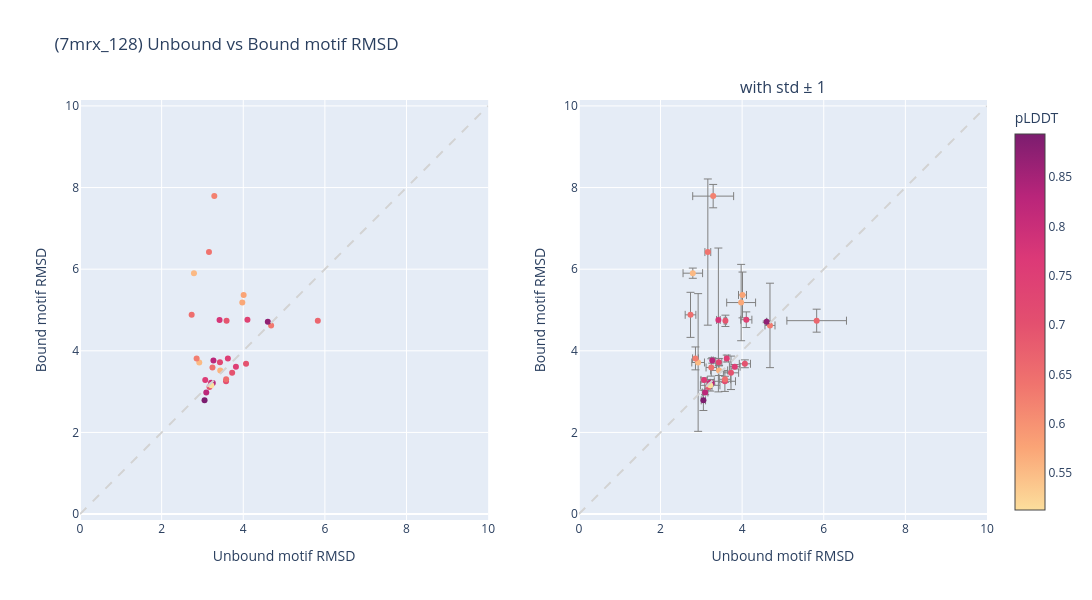
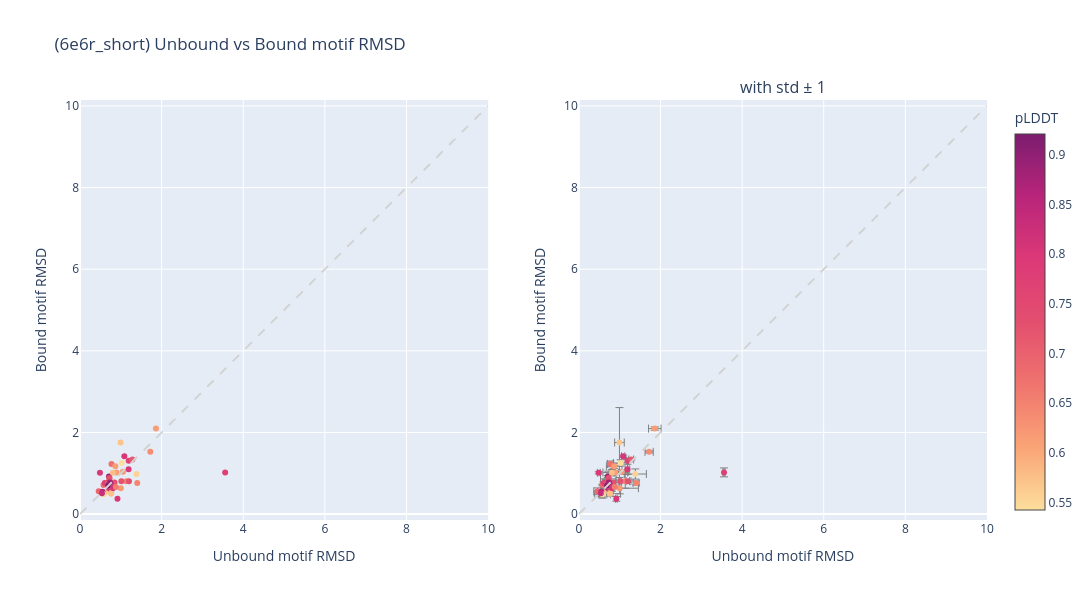
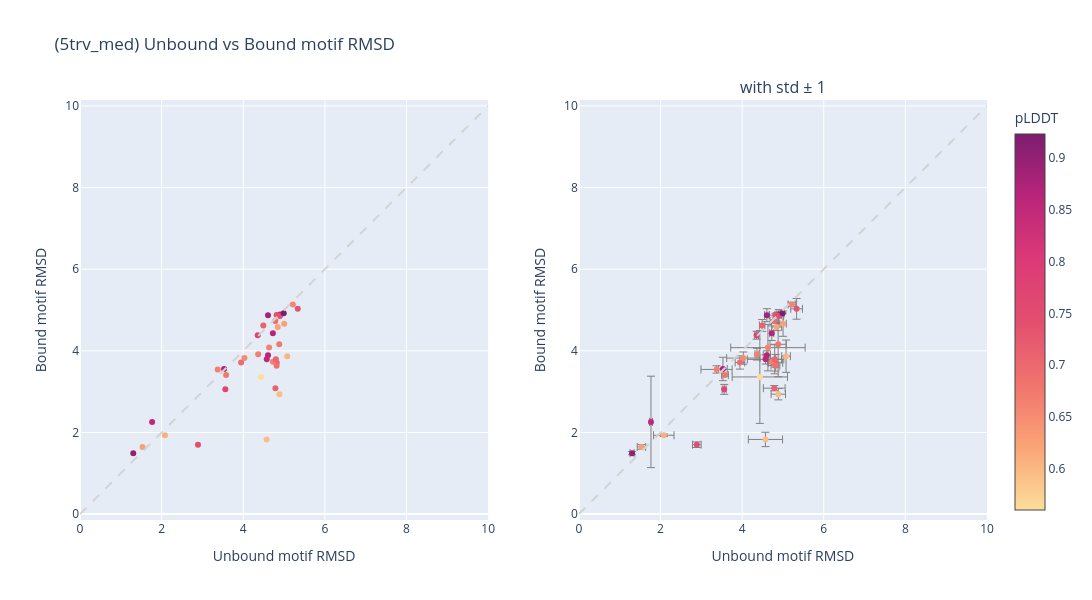
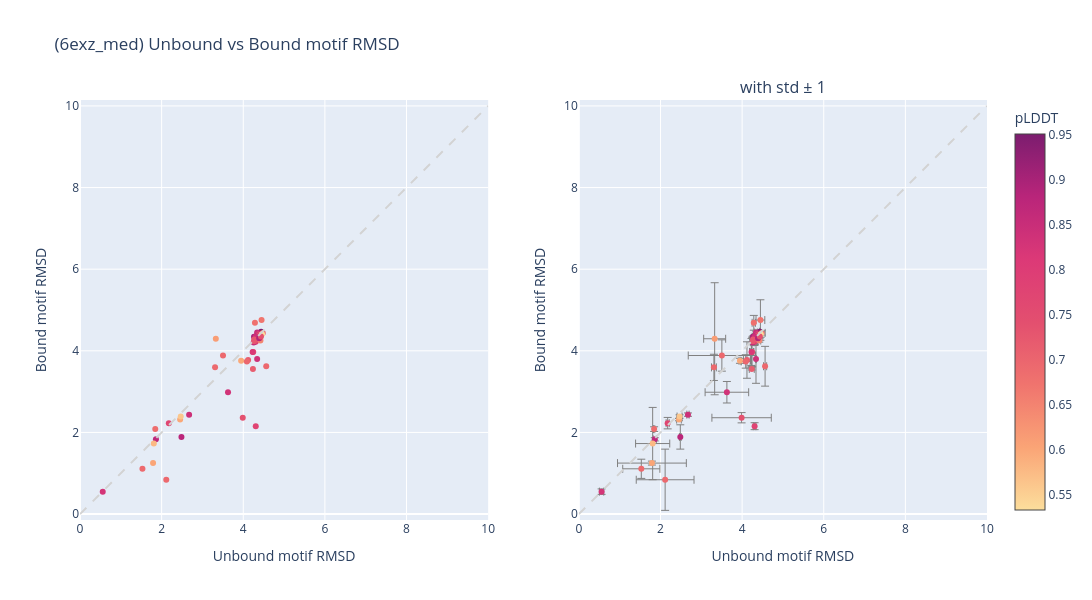

Notebook cell for these charts, in order:
### Markdown cell above
### plot all

### Code cell
for motif in os.listdir(out_dir):
    motif_out_dir = os.path.join(out_dir,motif)
    motif_pdb = f"/data/cb/mihirb14/projects/BoltzDesign1/motifs/{motif}.pdb"
    full, agg = motif_results(motif_out_dir, motif_pdb)
    
    plot_scatter_motifrmsd(agg, motif).show()

### Figure 1 — Plotly figure (JSON) as saved in the notebook; plotly's stock layout.template omitted (floating-point values rounded to 4 significant figures)
{"data": [{"marker": {"color": [0.6227, 0.7586, 0.6907, 0.6328, 0.7264, 0.697, 0.8731, 0.7088, 0.7501, 0.8253, 0.7373, 0.5769, 0.693, 0.8035, 0.6419, 0.5721, 0.553, 0.8328, 0.8937, 0.5589, 0.6478, 0.5128, 0.6492, 0.5524, 0.7527, 0.6963, 0.8258, 0.6262, 0.6493, 0.7774, 0.6635], "colorbar": {"title": {"text": "pLDDT"}}, "colorscale": [[0, "rgb(252, 222, 156)"], [0.1667, "rgb(250, 164, 118)"], [0.3333, "rgb(240, 116, 110)"], [0.5, "rgb(227, 79, 111)"], [0.6667, "rgb(220, 57, 119)"], [0.8333, "rgb(185, 37, 122)"], [1, "rgb(124, 29, 111)"]], "showscale": true}, "mode": "markers", "name": "Designs", "text": ["design0", "design1", "design10", "design11", "design12", "design13", "design14", "design15", "design16", "design17", "design18", "design19", "design2", "design20", "design21", "design22", "design23", "design24", "design25", "design26", "design27", "design28", "design29", "design3", "design30", "design4", "design5", "design6", "design7", "design8", "design9"], "type": "scatter", "x": [3.291, 3.068, 3.173, 4.683, 3.429, 3.728, 4.601, 3.578, 3.623, 3.094, 4.102, 4.01, 3.591, 3.212, 3.16, 3.976, 2.792, 3.254, 3.051, 3.436, 3.245, 3.218, 2.736, 2.922, 3.82, 4.068, 3.269, 2.857, 3.581, 3.419, 5.827], "xaxis": "x", "y": [7.79, 3.287, 3.116, 4.622, 3.722, 3.461, 4.709, 3.254, 3.811, 2.979, 4.762, 5.369, 4.735, 3.215, 6.419, 5.182, 5.902, 3.212, 2.787, 3.52, 3.592, 3.155, 4.881, 3.714, 3.611, 3.682, 3.764, 3.814, 3.303, 4.756, 4.739], "yaxis": "y"}, {"error_x": {"array": [0.5013, 0.07648, 0.0884, 0.1228, 0.07362, 0.1866, 0.005772, 0.2597, 0.04389, 0.0681, 0.1371, 0.09784, 0.02966, 0.02028, 0.07153, 0.3539, 0.2395, 0.0336, 0.05288, 0.2095, 0.1285, 0.2389, 0.1306, 0.1554, 0.1309, 0.1368, 0.02171, 0.07032, 0.1389, 0.04406, 0.7301], "color": "gray", "thickness": 1}, "error_y": {"array": [0.2864, 0.05069, 0.03836, 1.034, 0.09102, 0.4098, 0.01953, 0.2494, 0.08464, 0.05302, 0.1914, 0.5614, 0.1384, 0.02509, 1.791, 0.9352, 0.1252, 0.02852, 0.2488, 0.1246, 0.2125, 0.141, 0.5523, 1.687, 0.05339, 0.09632, 0.06676, 0.2806, 0.07386, 1.762, 0.2814], "color": "gray", "thickness": 1}, "marker": {"color": [0.6227, 0.7586, 0.6907, 0.6328, 0.7264, 0.697, 0.8731, 0.7088, 0.7501, 0.8253, 0.7373, 0.5769, 0.693, 0.8035, 0.6419, 0.5721, 0.553, 0.8328, 0.8937, 0.5589, 0.6478, 0.5128, 0.6492, 0.5524, 0.7527, 0.6963, 0.8258, 0.6262, 0.6493, 0.7774, 0.6635], "colorscale": [[0, "rgb(252, 222, 156)"], [0.1667, "rgb(250, 164, 118)"], [0.3333, "rgb(240, 116, 110)"], [0.5, "rgb(227, 79, 111)"], [0.6667, "rgb(220, 57, 119)"], [0.8333, "rgb(185, 37, 122)"], [1, "rgb(124, 29, 111)"]], "showscale": false}, "mode": "markers", "name": "Designs (err)", "text": ["design0", "design1", "design10", "design11", "design12", "design13", "design14", "design15", "design16", "design17", "design18", "design19", "design2", "design20", "design21", "design22", "design23", "design24", "design25", "design26", "design27", "design28", "design29", "design3", "design30", "design4", "design5", "design6", "design7", "design8", "design9"], "type": "scatter", "x": [3.291, 3.068, 3.173, 4.683, 3.429, 3.728, 4.601, 3.578, 3.623, 3.094, 4.102, 4.01, 3.591, 3.212, 3.16, 3.976, 2.792, 3.254, 3.051, 3.436, 3.245, 3.218, 2.736, 2.922, 3.82, 4.068, 3.269, 2.857, 3.581, 3.419, 5.827], "xaxis": "x2", "y": [7.79, 3.287, 3.116, 4.622, 3.722, 3.461, 4.709, 3.254, 3.811, 2.979, 4.762, 5.369, 4.735, 3.215, 6.419, 5.182, 5.902, 3.212, 2.787, 3.52, 3.592, 3.155, 4.881, 3.714, 3.611, 3.682, 3.764, 3.814, 3.303, 4.756, 4.739], "yaxis": "y2"}], "layout": {"annotations": [{"font": {"size": 16}, "showarrow": false, "text": "with std ± 1", "x": 0.775, "xanchor": "center", "xref": "paper", "y": 1, "yanchor": "bottom", "yref": "paper"}], "height": 600, "shapes": [{"line": {"color": "lightgray", "dash": "dash"}, "type": "line", "x0": 0, "x1": 10, "xref": "x", "y0": 0, "y1": 10, "yref": "y"}, {"line": {"color": "lightgray", "dash": "dash"}, "type": "line", "x0": 0, "x1": 10, "xref": "x2", "y0": 0, "y1": 10, "yref": "y2"}], "showlegend": false, "title": {"text": "(7mrx_128) Unbound vs Bound motif RMSD"}, "width": 1200, "xaxis": {"anchor": "y", "domain": [0, 0.45], "range": [0, 10], "title": {"text": "Unbound motif RMSD"}}, "xaxis2": {"anchor": "y2", "domain": [0.55, 1], "range": [0, 10], "title": {"text": "Unbound motif RMSD"}}, "yaxis": {"anchor": "x", "domain": [0, 1], "range": [0, 10], "scaleanchor": "x", "title": {"text": "Bound motif RMSD"}}, "yaxis2": {"anchor": "x2", "domain": [0, 1], "range": [0, 10], "scaleanchor": "x2", "title": {"text": "Bound motif RMSD"}}}}

### Figure 2 — Plotly figure (JSON) as saved in the notebook; plotly's stock layout.template omitted (floating-point values rounded to 4 significant figures)
{"data": [{"marker": {"color": [0.7682, 0.7956, 0.7989, 0.8911, 0.5539, 0.6911, 0.8542, 0.7988, 0.6784, 0.6466, 0.5706, 0.621, 0.8656, 0.7732, 0.8033, 0.7739, 0.6711, 0.7314, 0.8168, 0.8, 0.7559, 0.7186, 0.6114, 0.618, 0.5741, 0.8558, 0.7772, 0.6397, 0.7321, 0.7088, 0.7113, 0.5486, 0.5423, 0.7328, 0.6458, 0.7269, 0.6876, 0.5757, 0.921, 0.807, 0.8855, 0.8289, 0.6144, 0.6152, 0.571, 0.6204, 0.6572, 0.6363], "colorbar": {"title": {"text": "pLDDT"}}, "colorscale": [[0, "rgb(252, 222, 156)"], [0.1667, "rgb(250, 164, 118)"], [0.3333, "rgb(240, 116, 110)"], [0.5, "rgb(227, 79, 111)"], [0.6667, "rgb(220, 57, 119)"], [0.8333, "rgb(185, 37, 122)"], [1, "rgb(124, 29, 111)"]], "showscale": true}, "mode": "markers", "name": "Designs", "text": ["design0", "design1", "design10", "design11", "design12", "design13", "design14", "design15", "design16", "design17", "design18", "design19", "design2", "design20", "design21", "design22", "design23", "design24", "design25", "design26", "design27", "design28", "design29", "design3", "design30", "design31", "design32", "design33", "design34", "design35", "design36", "design37", "design38", "design39", "design4", "design40", "design41", "design42", "design43", "design44", "design45", "design46", "design47", "design5", "design6", "design7", "design8", "design9"], "type": "scatter", "x": [1.193, 0.7476, 1.19, 0.7102, 1.384, 0.4584, 0.6973, 0.4883, 0.5766, 1.137, 0.6107, 1.053, 0.5518, 0.6055, 1.087, 3.557, 0.7709, 0.8457, 0.7059, 0.918, 0.7908, 0.7987, 0.8932, 0.7653, 0.762, 0.7505, 0.7267, 0.7229, 0.7217, 0.6949, 1.284, 0.5761, 1.023, 1.2, 1.403, 1.014, 0.7282, 0.8065, 0.6932, 0.8113, 0.7311, 0.5375, 0.8662, 1.861, 0.9946, 1.001, 0.8787, 1.722], "xaxis": "x", "y": [1.309, 0.6076, 1.095, 0.9202, 0.9817, 0.5571, 0.7887, 1.011, 0.7102, 0.8056, 0.5274, 1.039, 0.5461, 0.7634, 1.417, 1.021, 1.228, 0.7728, 0.6405, 0.3739, 0.6348, 0.742, 1.018, 0.5238, 0.4986, 0.7557, 0.6787, 0.8618, 0.8842, 0.7556, 1.338, 0.4854, 1.253, 0.8046, 0.7616, 0.8024, 0.6957, 1.014, 0.701, 0.6398, 0.7754, 0.5077, 1.174, 2.095, 1.753, 0.6342, 0.6644, 1.524], "yaxis": "y"}, {"error_x": {"array": [0.02198, 0.09165, 0.05597, 0.02311, 0.2701, 0.09264, 0.0248, 0.0354, 0.02859, 0.1386, 0.07127, 0.1572, 0.01349, 0.02175, 0.04158, 0.02854, 0.0673, 0.04918, 0.02815, 0.0219, 0.03773, 0.01573, 0.3033, 0.02859, 0.2599, 0.007888, 0.04219, 0.1915, 0.04028, 0.09208, 0.05838, 0.1953, 0.1748, 0.04137, 0.07265, 0.03613, 0.05843, 0.06031, 0.02367, 0.05026, 0.02847, 0.05858, 0.1917, 0.1533, 0.118, 0.4583, 0.1584, 0.1008], "color": "gray", "thickness": 1}, "error_y": {"array": [0.04272, 0.03776, 0.1251, 0.02263, 0.1242, 0.08402, 0.03565, 0.02637, 0.01858, 0.172, 0.1097, 0.04938, 0.01362, 0.02451, 0.0307, 0.1091, 0.07071, 0.04398, 0.1269, 0.05753, 0.02277, 0.02308, 0.04119, 0.02363, 0.05514, 0.009903, 0.08048, 0.19, 0.05663, 0.0521, 0.0133, 0.09625, 0.07642, 0.02625, 0.0487, 0.03447, 0.02343, 0.0768, 0.1597, 0.07974, 0.01427, 0.08143, 0.0587, 0.04087, 0.8565, 0.1377, 0.02284, 0.02601], "color": "gray", "thickness": 1}, "marker": {"color": [0.7682, 0.7956, 0.7989, 0.8911, 0.5539, 0.6911, 0.8542, 0.7988, 0.6784, 0.6466, 0.5706, 0.621, 0.8656, 0.7732, 0.8033, 0.7739, 0.6711, 0.7314, 0.8168, 0.8, 0.7559, 0.7186, 0.6114, 0.618, 0.5741, 0.8558, 0.7772, 0.6397, 0.7321, 0.7088, 0.7113, 0.5486, 0.5423, 0.7328, 0.6458, 0.7269, 0.6876, 0.5757, 0.921, 0.807, 0.8855, 0.8289, 0.6144, 0.6152, 0.571, 0.6204, 0.6572, 0.6363], "colorscale": [[0, "rgb(252, 222, 156)"], [0.1667, "rgb(250, 164, 118)"], [0.3333, "rgb(240, 116, 110)"], [0.5, "rgb(227, 79, 111)"], [0.6667, "rgb(220, 57, 119)"], [0.8333, "rgb(185, 37, 122)"], [1, "rgb(124, 29, 111)"]], "showscale": false}, "mode": "markers", "name": "Designs (err)", "text": ["design0", "design1", "design10", "design11", "design12", "design13", "design14", "design15", "design16", "design17", "design18", "design19", "design2", "design20", "design21", "design22", "design23", "design24", "design25", "design26", "design27", "design28", "design29", "design3", "design30", "design31", "design32", "design33", "design34", "design35", "design36", "design37", "design38", "design39", "design4", "design40", "design41", "design42", "design43", "design44", "design45", "design46", "design47", "design5", "design6", "design7", "design8", "design9"], "type": "scatter", "x": [1.193, 0.7476, 1.19, 0.7102, 1.384, 0.4584, 0.6973, 0.4883, 0.5766, 1.137, 0.6107, 1.053, 0.5518, 0.6055, 1.087, 3.557, 0.7709, 0.8457, 0.7059, 0.918, 0.7908, 0.7987, 0.8932, 0.7653, 0.762, 0.7505, 0.7267, 0.7229, 0.7217, 0.6949, 1.284, 0.5761, 1.023, 1.2, 1.403, 1.014, 0.7282, 0.8065, 0.6932, 0.8113, 0.7311, 0.5375, 0.8662, 1.861, 0.9946, 1.001, 0.8787, 1.722], "xaxis": "x2", "y": [1.309, 0.6076, 1.095, 0.9202, 0.9817, 0.5571, 0.7887, 1.011, 0.7102, 0.8056, 0.5274, 1.039, 0.5461, 0.7634, 1.417, 1.021, 1.228, 0.7728, 0.6405, 0.3739, 0.6348, 0.742, 1.018, 0.5238, 0.4986, 0.7557, 0.6787, 0.8618, 0.8842, 0.7556, 1.338, 0.4854, 1.253, 0.8046, 0.7616, 0.8024, 0.6957, 1.014, 0.701, 0.6398, 0.7754, 0.5077, 1.174, 2.095, 1.753, 0.6342, 0.6644, 1.524], "yaxis": "y2"}], "layout": {"annotations": [{"font": {"size": 16}, "showarrow": false, "text": "with std ± 1", "x": 0.775, "xanchor": "center", "xref": "paper", "y": 1, "yanchor": "bottom", "yref": "paper"}], "height": 600, "shapes": [{"line": {"color": "lightgray", "dash": "dash"}, "type": "line", "x0": 0, "x1": 10, "xref": "x", "y0": 0, "y1": 10, "yref": "y"}, {"line": {"color": "lightgray", "dash": "dash"}, "type": "line", "x0": 0, "x1": 10, "xref": "x2", "y0": 0, "y1": 10, "yref": "y2"}], "showlegend": false, "title": {"text": "(6e6r_short) Unbound vs Bound motif RMSD"}, "width": 1200, "xaxis": {"anchor": "y", "domain": [0, 0.45], "range": [0, 10], "title": {"text": "Unbound motif RMSD"}}, "xaxis2": {"anchor": "y2", "domain": [0.55, 1], "range": [0, 10], "title": {"text": "Unbound motif RMSD"}}, "yaxis": {"anchor": "x", "domain": [0, 1], "range": [0, 10], "scaleanchor": "x", "title": {"text": "Bound motif RMSD"}}, "yaxis2": {"anchor": "x2", "domain": [0, 1], "range": [0, 10], "scaleanchor": "x2", "title": {"text": "Bound motif RMSD"}}}}

### Figure 3 — Plotly figure (JSON) as saved in the notebook; plotly's stock layout.template omitted (floating-point values rounded to 4 significant figures)
{"data": [{"marker": {"color": [0.7113, 0.6945, 0.6275, 0.8559, 0.8644, 0.8678, 0.6687, 0.5962, 0.8783, 0.7694, 0.6767, 0.8532, 0.7354, 0.6778, 0.7427, 0.7115, 0.7776, 0.651, 0.6027, 0.5957, 0.7422, 0.6224, 0.609, 0.6677, 0.688, 0.8981, 0.6605, 0.8538, 0.6594, 0.9234, 0.7047, 0.7479, 0.6653, 0.5602, 0.8803, 0.6262, 0.7108, 0.6961], "colorbar": {"title": {"text": "pLDDT"}}, "colorscale": [[0, "rgb(252, 222, 156)"], [0.1667, "rgb(250, 164, 118)"], [0.3333, "rgb(240, 116, 110)"], [0.5, "rgb(227, 79, 111)"], [0.6667, "rgb(220, 57, 119)"], [0.8333, "rgb(185, 37, 122)"], [1, "rgb(124, 29, 111)"]], "showscale": true}, "mode": "markers", "name": "Designs", "text": ["design0", "design1", "design10", "design11", "design12", "design13", "design14", "design15", "design16", "design17", "design18", "design19", "design2", "design20", "design21", "design22", "design23", "design24", "design25", "design26", "design27", "design28", "design29", "design3", "design30", "design31", "design32", "design33", "design34", "design35", "design36", "design37", "design4", "design5", "design6", "design7", "design8", "design9"], "type": "scatter", "x": [4.821, 4.785, 1.533, 4.898, 4.726, 4.607, 4.729, 4.887, 3.53, 3.561, 3.58, 1.767, 5.335, 4.882, 4.818, 4.787, 4.355, 4.029, 5.077, 4.572, 4.899, 4.846, 2.081, 4.365, 4.817, 1.305, 4.633, 4.575, 5.214, 4.991, 4.799, 2.891, 3.374, 4.435, 4.607, 5.003, 4.491, 3.947], "xaxis": "x", "y": [3.706, 4.732, 1.645, 4.891, 4.431, 3.892, 3.732, 2.938, 3.555, 3.056, 3.406, 2.258, 5.029, 4.159, 4.874, 3.085, 4.382, 3.822, 3.868, 1.828, 4.85, 4.584, 1.932, 3.917, 3.636, 1.493, 4.078, 3.79, 5.137, 4.918, 3.794, 1.7, 3.544, 3.36, 4.874, 4.665, 4.62, 3.715], "yaxis": "y"}, {"error_x": {"array": [0.1728, 0.1017, 0.1034, 0.05125, 0.05078, 0.08916, 0.106, 0.1764, 0.106, 0.04828, 0.0816, 0.03747, 0.143, 0.1991, 0.1513, 0.2669, 0.04672, 0.4074, 0.1057, 0.4189, 0.1168, 0.1227, 0.2505, 0.04895, 0.1077, 0.04979, 0.912, 0.4465, 0.08756, 0.04044, 0.1671, 0.1058, 0.3816, 0.6776, 0.05675, 0.0793, 0.06724, 0.1174], "color": "gray", "thickness": 1}, "error_y": {"array": [0.2033, 0.027, 0.0571, 0.02757, 0.1774, 0.107, 0.09153, 0.1393, 0.2866, 0.122, 0.02734, 1.12, 0.2538, 0.7957, 0.04805, 0.06396, 0.09664, 0.1496, 0.3965, 0.1761, 0.1597, 0.08914, 0.03212, 0.1431, 0.03832, 0.03996, 0.5693, 0.1144, 0.05339, 0.01149, 0.3561, 0.06862, 0.09009, 1.138, 0.1589, 0.3095, 0.1459, 0.1631], "color": "gray", "thickness": 1}, "marker": {"color": [0.7113, 0.6945, 0.6275, 0.8559, 0.8644, 0.8678, 0.6687, 0.5962, 0.8783, 0.7694, 0.6767, 0.8532, 0.7354, 0.6778, 0.7427, 0.7115, 0.7776, 0.651, 0.6027, 0.5957, 0.7422, 0.6224, 0.609, 0.6677, 0.688, 0.8981, 0.6605, 0.8538, 0.6594, 0.9234, 0.7047, 0.7479, 0.6653, 0.5602, 0.8803, 0.6262, 0.7108, 0.6961], "colorscale": [[0, "rgb(252, 222, 156)"], [0.1667, "rgb(250, 164, 118)"], [0.3333, "rgb(240, 116, 110)"], [0.5, "rgb(227, 79, 111)"], [0.6667, "rgb(220, 57, 119)"], [0.8333, "rgb(185, 37, 122)"], [1, "rgb(124, 29, 111)"]], "showscale": false}, "mode": "markers", "name": "Designs (err)", "text": ["design0", "design1", "design10", "design11", "design12", "design13", "design14", "design15", "design16", "design17", "design18", "design19", "design2", "design20", "design21", "design22", "design23", "design24", "design25", "design26", "design27", "design28", "design29", "design3", "design30", "design31", "design32", "design33", "design34", "design35", "design36", "design37", "design4", "design5", "design6", "design7", "design8", "design9"], "type": "scatter", "x": [4.821, 4.785, 1.533, 4.898, 4.726, 4.607, 4.729, 4.887, 3.53, 3.561, 3.58, 1.767, 5.335, 4.882, 4.818, 4.787, 4.355, 4.029, 5.077, 4.572, 4.899, 4.846, 2.081, 4.365, 4.817, 1.305, 4.633, 4.575, 5.214, 4.991, 4.799, 2.891, 3.374, 4.435, 4.607, 5.003, 4.491, 3.947], "xaxis": "x2", "y": [3.706, 4.732, 1.645, 4.891, 4.431, 3.892, 3.732, 2.938, 3.555, 3.056, 3.406, 2.258, 5.029, 4.159, 4.874, 3.085, 4.382, 3.822, 3.868, 1.828, 4.85, 4.584, 1.932, 3.917, 3.636, 1.493, 4.078, 3.79, 5.137, 4.918, 3.794, 1.7, 3.544, 3.36, 4.874, 4.665, 4.62, 3.715], "yaxis": "y2"}], "layout": {"annotations": [{"font": {"size": 16}, "showarrow": false, "text": "with std ± 1", "x": 0.775, "xanchor": "center", "xref": "paper", "y": 1, "yanchor": "bottom", "yref": "paper"}], "height": 600, "shapes": [{"line": {"color": "lightgray", "dash": "dash"}, "type": "line", "x0": 0, "x1": 10, "xref": "x", "y0": 0, "y1": 10, "yref": "y"}, {"line": {"color": "lightgray", "dash": "dash"}, "type": "line", "x0": 0, "x1": 10, "xref": "x2", "y0": 0, "y1": 10, "yref": "y2"}], "showlegend": false, "title": {"text": "(5trv_med) Unbound vs Bound motif RMSD"}, "width": 1200, "xaxis": {"anchor": "y", "domain": [0, 0.45], "range": [0, 10], "title": {"text": "Unbound motif RMSD"}}, "xaxis2": {"anchor": "y2", "domain": [0.55, 1], "range": [0, 10], "title": {"text": "Unbound motif RMSD"}}, "yaxis": {"anchor": "x", "domain": [0, 1], "range": [0, 10], "scaleanchor": "x", "title": {"text": "Bound motif RMSD"}}, "yaxis2": {"anchor": "x2", "domain": [0, 1], "range": [0, 10], "scaleanchor": "x2", "title": {"text": "Bound motif RMSD"}}}}

### Figure 4 — Plotly figure (JSON) as saved in the notebook; plotly's stock layout.template omitted (floating-point values rounded to 4 significant figures)
{"data": [{"marker": {"color": [0.5987, 0.7503, 0.5967, 0.7713, 0.7837, 0.8603, 0.7307, 0.8271, 0.6502, 0.6941, 0.8461, 0.8436, 0.951, 0.8327, 0.6953, 0.8558, 0.6805, 0.6937, 0.8295, 0.6483, 0.7133, 0.9036, 0.6929, 0.8625, 0.6126, 0.7466, 0.842, 0.8769, 0.7164, 0.6716, 0.7265, 0.8716, 0.7347, 0.6864, 0.8891, 0.8152, 0.6017, 0.5781, 0.6833, 0.7762, 0.7389, 0.6976, 0.6908, 0.5611, 0.7159, 0.8385, 0.5333, 0.7392], "colorbar": {"title": {"text": "pLDDT"}}, "colorscale": [[0, "rgb(252, 222, 156)"], [0.1667, "rgb(250, 164, 118)"], [0.3333, "rgb(240, 116, 110)"], [0.5, "rgb(227, 79, 111)"], [0.6667, "rgb(220, 57, 119)"], [0.8333, "rgb(185, 37, 122)"], [1, "rgb(124, 29, 111)"]], "showscale": true}, "mode": "markers", "name": "Designs", "text": ["design0", "design1", "design10", "design11", "design12", "design13", "design14", "design15", "design16", "design17", "design18", "design19", "design2", "design20", "design21", "design22", "design23", "design24", "design25", "design26", "design27", "design28", "design29", "design3", "design30", "design31", "design32", "design33", "design34", "design35", "design36", "design37", "design38", "design39", "design4", "design40", "design41", "design42", "design43", "design44", "design45", "design46", "design47", "design5", "design6", "design7", "design8", "design9"], "type": "scatter", "x": [2.453, 4.302, 3.947, 2.176, 4.307, 4.255, 4.268, 0.5571, 4.316, 3.309, 4.394, 2.674, 4.437, 3.627, 4.563, 4.34, 4.286, 3.504, 4.394, 4.421, 4.362, 4.264, 2.114, 4.338, 3.328, 4.377, 4.306, 2.486, 4.119, 4.449, 4.269, 1.86, 4.244, 1.844, 4.391, 4.23, 1.79, 1.808, 4.479, 4.306, 3.987, 4.088, 1.53, 2.468, 4.237, 4.34, 4.458, 4.434], "xaxis": "x", "y": [2.315, 4.224, 3.756, 2.228, 4.229, 4.207, 4.233, 0.5498, 4.36, 3.594, 4.393, 2.437, 4.467, 2.985, 3.622, 4.449, 4.687, 3.885, 4.309, 4.252, 4.4, 4.344, 0.841, 4.379, 4.295, 4.37, 4.346, 1.889, 3.774, 4.754, 4.277, 1.832, 3.974, 2.081, 4.306, 3.971, 1.249, 1.728, 4.439, 2.153, 2.36, 3.74, 1.109, 2.39, 3.557, 3.797, 4.405, 4.35], "yaxis": "y"}, {"error_x": {"array": [0.0566, 0.0599, 0.02295, 0.03795, 0.0774, 0.04061, 0.08023, 0.05266, 0.02728, 0.0599, 0.06513, 0.028, 0.01329, 0.5337, 0.03866, 0.03327, 0.04059, 0.8237, 0.01523, 0.03637, 0.0272, 0.01835, 0.7078, 0.02335, 0.2697, 0.08702, 0.03844, 0.02131, 0.08663, 0.1075, 0.06523, 0.03928, 0.04523, 0.01607, 0.01222, 0.04837, 0.8429, 0.4186, 0.08631, 0.03229, 0.7275, 0.1099, 0.4551, 0.06141, 0.06105, 0.009356, 0.04164, 0.01881], "color": "gray", "thickness": 1}, "error_y": {"array": [0.02915, 0.09325, 0.06162, 0.1402, 0.07575, 0.01279, 0.0431, 0.06648, 0.028, 0.3213, 0.05879, 0.04119, 0.02142, 0.2637, 0.4873, 0.03431, 0.1811, 0.3835, 0.02453, 0.03863, 0.01876, 0.01954, 0.75, 0.03282, 1.373, 0.1402, 0.04034, 0.2979, 0.4464, 0.4963, 0.05786, 0.03989, 0.3615, 0.05704, 0.01878, 0.3296, 0.04817, 0.8855, 0.05256, 0.08483, 0.1258, 0.1642, 0.2353, 0.04155, 0.02638, 0.5927, 0.06951, 0.0371], "color": "gray", "thickness": 1}, "marker": {"color": [0.5987, 0.7503, 0.5967, 0.7713, 0.7837, 0.8603, 0.7307, 0.8271, 0.6502, 0.6941, 0.8461, 0.8436, 0.951, 0.8327, 0.6953, 0.8558, 0.6805, 0.6937, 0.8295, 0.6483, 0.7133, 0.9036, 0.6929, 0.8625, 0.6126, 0.7466, 0.842, 0.8769, 0.7164, 0.6716, 0.7265, 0.8716, 0.7347, 0.6864, 0.8891, 0.8152, 0.6017, 0.5781, 0.6833, 0.7762, 0.7389, 0.6976, 0.6908, 0.5611, 0.7159, 0.8385, 0.5333, 0.7392], "colorscale": [[0, "rgb(252, 222, 156)"], [0.1667, "rgb(250, 164, 118)"], [0.3333, "rgb(240, 116, 110)"], [0.5, "rgb(227, 79, 111)"], [0.6667, "rgb(220, 57, 119)"], [0.8333, "rgb(185, 37, 122)"], [1, "rgb(124, 29, 111)"]], "showscale": false}, "mode": "markers", "name": "Designs (err)", "text": ["design0", "design1", "design10", "design11", "design12", "design13", "design14", "design15", "design16", "design17", "design18", "design19", "design2", "design20", "design21", "design22", "design23", "design24", "design25", "design26", "design27", "design28", "design29", "design3", "design30", "design31", "design32", "design33", "design34", "design35", "design36", "design37", "design38", "design39", "design4", "design40", "design41", "design42", "design43", "design44", "design45", "design46", "design47", "design5", "design6", "design7", "design8", "design9"], "type": "scatter", "x": [2.453, 4.302, 3.947, 2.176, 4.307, 4.255, 4.268, 0.5571, 4.316, 3.309, 4.394, 2.674, 4.437, 3.627, 4.563, 4.34, 4.286, 3.504, 4.394, 4.421, 4.362, 4.264, 2.114, 4.338, 3.328, 4.377, 4.306, 2.486, 4.119, 4.449, 4.269, 1.86, 4.244, 1.844, 4.391, 4.23, 1.79, 1.808, 4.479, 4.306, 3.987, 4.088, 1.53, 2.468, 4.237, 4.34, 4.458, 4.434], "xaxis": "x2", "y": [2.315, 4.224, 3.756, 2.228, 4.229, 4.207, 4.233, 0.5498, 4.36, 3.594, 4.393, 2.437, 4.467, 2.985, 3.622, 4.449, 4.687, 3.885, 4.309, 4.252, 4.4, 4.344, 0.841, 4.379, 4.295, 4.37, 4.346, 1.889, 3.774, 4.754, 4.277, 1.832, 3.974, 2.081, 4.306, 3.971, 1.249, 1.728, 4.439, 2.153, 2.36, 3.74, 1.109, 2.39, 3.557, 3.797, 4.405, 4.35], "yaxis": "y2"}], "layout": {"annotations": [{"font": {"size": 16}, "showarrow": false, "text": "with std ± 1", "x": 0.775, "xanchor": "center", "xref": "paper", "y": 1, "yanchor": "bottom", "yref": "paper"}], "height": 600, "shapes": [{"line": {"color": "lightgray", "dash": "dash"}, "type": "line", "x0": 0, "x1": 10, "xref": "x", "y0": 0, "y1": 10, "yref": "y"}, {"line": {"color": "lightgray", "dash": "dash"}, "type": "line", "x0": 0, "x1": 10, "xref": "x2", "y0": 0, "y1": 10, "yref": "y2"}], "showlegend": false, "title": {"text": "(6exz_med) Unbound vs Bound motif RMSD"}, "width": 1200, "xaxis": {"anchor": "y", "domain": [0, 0.45], "range": [0, 10], "title": {"text": "Unbound motif RMSD"}}, "xaxis2": {"anchor": "y2", "domain": [0.55, 1], "range": [0, 10], "title": {"text": "Unbound motif RMSD"}}, "yaxis": {"anchor": "x", "domain": [0, 1], "range": [0, 10], "scaleanchor": "x", "title": {"text": "Bound motif RMSD"}}, "yaxis2": {"anchor": "x2", "domain": [0, 1], "range": [0, 10], "scaleanchor": "x2", "title": {"text": "Bound motif RMSD"}}}}
